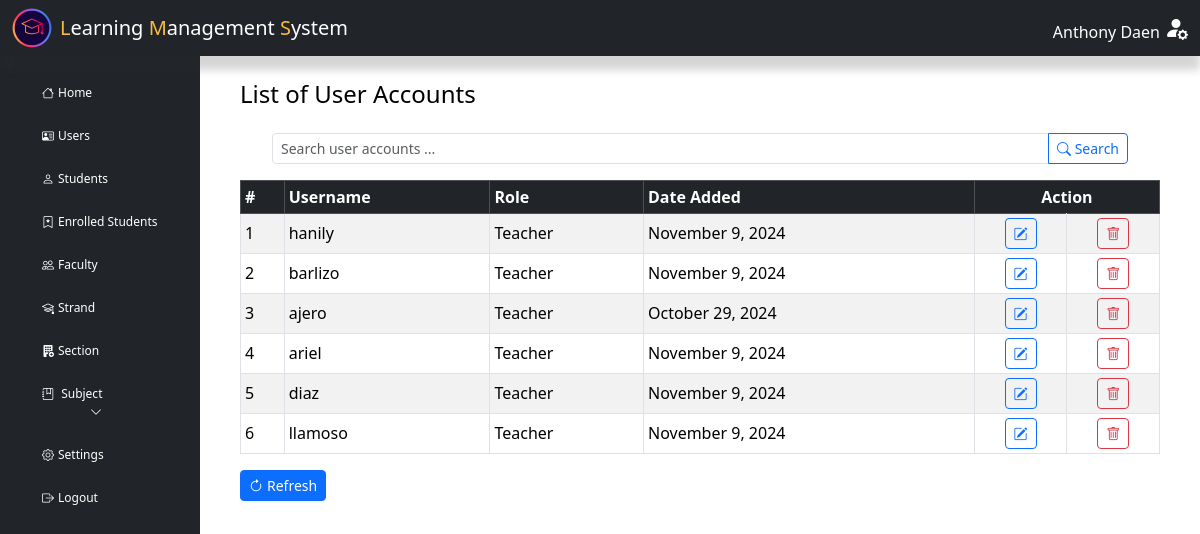
Screenshot of /admin/index.php?page=users (signed in) with the database file from the repository.
### tables this page shows
CREATE TABLE `principal` (
  `principal_id` varchar(50) NOT NULL,
  `firstname` varchar(50) NOT NULL,
  `middlename` varchar(50) DEFAULT NULL,
  `lastname` varchar(50) NOT NULL,
  `contact` varchar(50) NOT NULL,
  `gender` varchar(10) NOT NULL,
  `email` varchar(50) NOT NULL,
  `address` varchar(50) NOT NULL,
  `id` varchar(50) NOT NULL COMMENT 'User ID'
);

CREATE TABLE `users` (
  `user_num` int(11) NOT NULL,
  `id` varchar(50) NOT NULL,
  `username` varchar(50) DEFAULT NULL,
  `password` varchar(100) DEFAULT NULL,
  `role` varchar(50) NOT NULL,
  `date_added` datetime DEFAULT current_timestamp()
);

### includes/dbh-inc.php (called while the page is built)
<?php
include "function.php";
$mySQLFunction = new myDataBase("localhost", "root", "", "lms_db");

### includes/function.php (called while the page is built, shortened)
<?php
class myDataBase
{
    private $hostname;
    private $username;
    private $password;
    private $database;
    public $con;
    public function __construct($hostname, $username, $password, $database)
    {
        $this->hostname = $hostname;
        $this->username = $username;
        $this->password = $password;
        $this->database = $database;
    }
    public function connection()
    {
        try {
            if (!$this->con) {
                $this->con = mysqli_connect($this->hostname, $this->username, $this->password, $this->database);
                if ($this->con) {
                    return true;
                } else {
                    return false;
                }
            } else {
                return true;
            }
        } catch (mysqli_sql_exception $e) {
            echo $e;
        }
    }
    public function disconnect()
    {
        if ($this->con) {
            if (mysqli_close($this->con)) {
                $this->con = false;
                return true;
            } else {
                return false;
            }
        } else {
            return true;
        }
    }
    public function getUsers($row = null, $value = null, $limit =15, $offset = 0)
    {
        if ($row != null && $value != null) {
            $stmt = $this->con->prepare("SELECT * FROM `users` WHERE `$row` = ?");
            $stmt->bind_param('s', $value);
            $stmt->execute();
            $stored = $stmt->get_result()->fetch_assoc();
            $stmt->close();
            return $stored;
        } else {
            $stmt = $this->con->prepare("SELECT * FROM `users` ORDER BY `id` LIMIT ? OFFSET ?");
            $stmt->bind_param('ii', $limit, $offset);
            $stmt->execute();
            $stored = $stmt->get_result()->fetch_all(MYSQLI_ASSOC);
            return $stored;
        }
    }
}

### admin/users.php (the view, shortened to what this page needs)
<?php
include "../includes/dbh-inc.php";
?>
<main class="col-md-9 ms-sm-auto col-lg-10 px-md-4">
    <div class="d-flex justify-content-between flex-wrap flex-md-nowrap align-items-center mb-3 ms-3 me-3">
        <h4 class="text-black">List of User Accounts</h4>
    </div>
    <form method="POST" action="index.php?page=users" class="ms-5 me-5">
        <div class="input-group mb-3">
            <input type="text" class="form-control form-control-sm " name="find-user" placeholder="Search user accounts ..." autocomplete="off" required style="width: 150px;" />
            <button class="btn btn-outline-primary btn-sm" name="search" type="submit">
                <i class="bi bi-search"></i> Search
            </button>
        </div>
    </form>
    <div class="table-responsive ms-3 me-3">
        <table class="table table-bordered table-striped table-sm align-middle">
            <thead class="table-dark text-light">
                <tr>
                    <th scope="col">#</th>
                    <th scope="col">Username</th>
                    <th scope="col">Role</th>
                    <th scope="col">Date Added</th>
                    <th scope="col" class="text-center" colspan="2">Action</th>
                </tr>
            </thead>
            <tbody
            <?php
                    $mySQLFunction->connection();
                    if (!isset($_POST["search"])) {
                        $result = $mySQLFunction->getUsers();
                    } else {
                        $find = $_POST["find-user"];
                        $result = $mySQLFunction->searchUser($find);
                    }
                    if (!empty($result)) {
                        $count = 1;
                        foreach ($result as $row) {
                            if (strtoupper($row["role"]) == 'ADMIN') {
                                continue;
                            }
                            $addedDate = new DateTime($row['date_added']);
                            $formattedDate = $addedDate->format('F j, Y');
                            echo '<tr>';
                            echo '<td>' . $count. '</td>';
                            echo '<td>' . $row["username"] . '</td>';
                            echo '<td>' . ucwords(strtolower($row["role"])) . '</td>';
                            echo '<td>' . $formattedDate . '</td>';
                            echo '
                                <td class="text-center">
                                    <button class="btn btn-sm btn-outline-primary" data-bs-toggle="modal" data-bs-target="#edit_user' . $row['id'] . '"><i class="bi bi-pencil-square"></i></button>
                                </td>
                                <td class="text-center">
                                    <button class="btn btn-sm btn-outline-danger" data-bs-toggle="modal" data-bs-target="#del_user' . $row['id'] . '"><i class="bi bi-trash"></i></button>
                                </td>
                            ';
                            echo '</tr>';
                        $count++;
                    }
                } else {
                    echo '<tr>
                                        <td colspan="10" class="text-center">User not found.</td>
                                  </tr>';
                }
                echo '</table>';
                echo '<a href="" class="btn btn-primary btn-sm" title="Refresh"><i class="bi bi-arrow-clockwise me-1"></i>Refresh</a>';
                ?>
                </div>
</main>

### admin/includes/header.php (shortened to what this page needs)
<?php
$host = 'localhost';
$dbname = 'lms_db';
$username = 'root';
$password = '';
try {
    $conn = new PDO("mysql:host=$host;dbname=$dbname;charset=utf8", $username, $password);
    $conn->setAttribute(PDO::ATTR_ERRMODE, PDO::ERRMODE_EXCEPTION);
    $conn->setAttribute(PDO::ATTR_DEFAULT_FETCH_MODE, PDO::FETCH_ASSOC);
} catch (PDOException $e) {
    echo "Connection failed: " . $e->getMessage();
    exit();
}
function getAdminInfo($conn)
{
    $sql = "SELECT * FROM principal";
    $stmt = $conn->query($sql);
    return $stmt ? $stmt->fetchAll() : [];
}
$users = getAdminInfo($conn);
foreach ($users as $user) {
    $fullName = ucwords(strtolower($user['firstname'] . ' ' . $user['lastname']));
}
?>
<!DOCTYPE html>
<html lang="en">
<head>
    <link href="./css/bootstrap.min.css" rel="stylesheet">
    <link rel="stylesheet" href="../assets/css/admin.css?v=<?php echo time(); ?>" />
    <link rel="stylesheet" href="https://cdn.jsdelivr.net/npm/bootstrap-icons/font/bootstrap-icons.css">
    <link href="https://cdnjs.cloudflare.com/ajax/libs/select2/4.0.13/css/select2.min.css" rel="stylesheet" />
    <link href="https://cdn.jsdelivr.net/npm/bootstrap@5.3.3/dist/css/bootstrap.min.css" rel="stylesheet">
    <link href="https://cdn.datatables.net/1.13.4/css/jquery.dataTables.min.css" rel="stylesheet">
    <link rel="stylesheet" href="https://cdn.datatables.net/buttons/2.3.6/css/buttons.dataTables.min.css">
    <link rel="stylesheet" href="//cdnjs.cloudflare.com/ajax/libs/morris.js/0.5.1/morris.css">
    <link rel="stylesheet" href="https://cdnjs.cloudflare.com/ajax/libs/animate.css/4.1.1/animate.min.css">
</head>
<body>
    <nav class="navbar navbar-expand-lg navbar-light bg-dark nav-shadow">
        <div class="container-fluid">
            <div class="image d-flex align-items-center">
                <a href="?page=home">
                    <span class="d-none d-lg-inline">
                        <img src="../assets/img/lms.webp" alt="LMS Logo">
                    </span>
                </a>
                <div class="navbar-brand text-white d-none d-lg-inline">
                    <span class="color">L</span>earning <span class="color">M</span>anagement
                    <span class="color">S</span>ystem
                </div>
            </div>
            <div class="dropdown d-none d-lg-block ms-auto">
                <a href="#" class="d-flex align-items-center text-decoration-none" id="profileDropdown" data-bs-toggle="dropdown" aria-expanded="false">
                    <span class="text-white me-1 mt-2" style="font-weight: 400;">
                        <?php
                        echo ucwords(strtolower($fullName));
                        ?>
                    </span>
                    <i class="bi bi-person-fill-gear text-white" style="font-size: 1.5rem;"></i>
                </a>
            </div>
        </div>
    </nav>
    <header>
        <div class="container-fluid">
            <div class="row mt-4">
                <nav id="sidebar" class="col-md-3 col-lg-2 bg-dark sidebar offcanvas-md offcanvas-start" style="max-width: 280px;">
                    <div class="position-sticky text-white ">
                        <ul class="nav flex-column ">
                            <div class="nav-link fw-bold dasboard d-none d-lg-inline mb-3">
                            </div>
                            <li class="nav-item">
                                <a class="nav-link active" href="index.php?page=home ">
                                    <i class="bi bi-house me-1"></i>Home
                                </a>
                            </li>
                            <li class="nav-item">
                                <a class="nav-link active sm-5" href="index.php?page=users">
                                    <i class="bi bi-person-vcard me-1"></i>Users
                                </a>
                            </li>
                            <li class="nav-item">
                                <a class="nav-link active" href="index.php?page=student">
                                    <i class="bi bi-person me-1"></i>Students
                                </a>
                            </li>
                            <li class="nav-item">
                                <a class="nav-link active" href="index.php?page=enrolled">
                                    <i class="bi bi-bookmark-star me-1"></i>Enrolled Students
                                </a>
                            </li>
                            <li class="nav-item">
                                <a class="nav-link active" href="index.php?page=teacher">
                                    <i class="bi bi-people me-1"></i>Faculty
                                </a>
                            </li>
                            <li class="nav-item">
                                <a class="nav-link active" href="index.php?page=strand">
                                    <i class="bi bi-mortarboard me-1"></i>Strand
                                </a>
                            </li>
                            <li class="nav-item">
                                <a class="nav-link active" href="index.php?page=section">
                                    <i class="bi bi-building-fill-add me-1"></i>Section
                                </a>
                            </li>
                            <li class="nav-item">
                                <a class="nav-link text-white" href="#subjectMenu" data-bs-toggle="collapse" aria-expanded="false" id="subjectDropdown">
                                    <i class="bi bi-journal-bookmark me-1"></i> Subject
                                    <i class="bi bi-chevron-down" style="margin-left: 48px;" id="subjectIcon"></i>
                                </a>
                            </li>
                            <li class="nav-item">
                                <a class="nav-link active" href="index.php?page=settings">
                                    <i class="bi bi-gear me-1"></i>Settings
                                </a>
                            </li>
                            <li class="nav-item">
                                <a type="button" class="nav-link active" data-bs-toggle="modal" data-bs-target="#logoutModal">
                                    <i class="bi bi-box-arrow-right me-1"></i>Logout
                                </a>
                            </li>
                        </ul>
                    </div>
                </nav>
            </div>
        </div>
    </header>

### assets/css/admin.css (style rules this page uses)
body { font-family: "Segoe UI", Tahoma, Geneva, Verdana, sans-serif; background-color: #f1f4f9; }
.navbar { position: fixed; top: 0; width: 100%; z-index: 1000; background-color: #ffffff; box-shadow: 0 2px 5px rgba(0, 0, 0, 0.1); transition: all 0.3s; padding: 0.5rem 1rem; }
.color { color: #fabc3f; }
.nav-shadow { box-shadow: 0 14px 8px rgba(49, 49, 49, 0.2); }
.navbar .image { display: flex; align-items: center; gap: 0.5rem; font-weight: 500; font-size: 20px; }
.navbar .image img { height: 40px; }
.sidebar { color: #fff; padding: 20px; height: 100vh; position: fixed; top: 0; left: 0; width: 200px; overflow-y: auto; }
.sidebar ul { list-style: none; padding: 0; margin: 0; }
.sidebar li { margin-bottom: 5px; }
.sidebar a { color: #fff; text-decoration: none; }
.sidebar .nav-link { padding: 10px 30px; font-size: 12px; color: #fff; transition: background-color 0.3s ease, color 0.3s ease; border-radius: 5px; }
.form-control { border-radius: 0.375rem; }
.btn-primary { background-color: #1976d2; border-color: #1976d2; transition: background-color 0.3s ease; }
.table-responsive { max-height: 410px; overflow-y: auto; }
.table th, .table td { padding: 0.1rem; }

### rows the page displays
principal: fullName "Anthony Daen"
users: username "hanily", role "Teacher", date_added "November 9, 2024"
users: username "barlizo", role "Teacher", date_added "November 9, 2024"
users: username "ajero", role "Teacher", date_added "October 29, 2024"
users: username "ariel", role "Teacher", date_added "November 9, 2024"
users: username "diaz", role "Teacher", date_added "November 9, 2024"
users: username "llamoso", role "Teacher", date_added "November 9, 2024"
